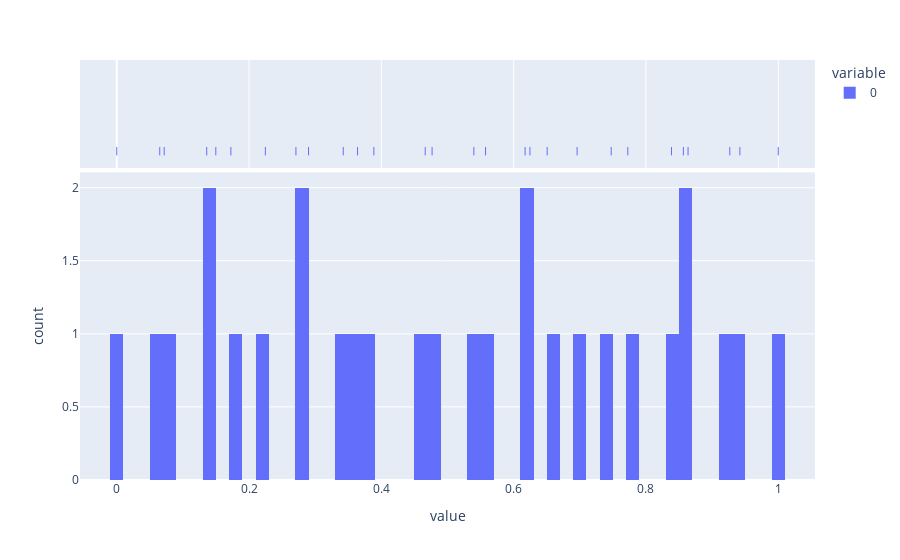

This figure's notebook cell:
### Code cell
# The scaler we chose to experiment with: QuantileTransformer
# As it evenly distributes the VAD space, hence should ease kNN classification

q_scaler = QuantileTransformer(n_quantiles=15, output_distribution='uniform')
scaled_vads = q_scaler.fit_transform(vads)
plot(scaled_vads[:, 1])
print(f"Min-Dist-Pair metric returned {min_dist_pair(scaled_vads[:, 1])}")
scaled_vads

### Figure 1 — Plotly figure (JSON) as saved in the notebook; plotly's stock layout.template omitted (floating-point values rounded to 4 significant figures)
{"data": [{"alignmentgroup": "True", "bingroup": "x", "hovertemplate": "variable=0<br>value=%{x}<br>count=%{y}<extra></extra>", "legendgroup": "0", "marker": {"color": "#636efa"}, "name": "0", "nbinsx": 100, "offsetgroup": "0", "orientation": "v", "showlegend": true, "type": "histogram", "x": [0.3886, 0.8566, 0.9268, 0.6959, 0.1497, 0.1725, 0.5398, 0.7474, 0.6507, 0.2247, 0.3424, 0.7725, 0.6246, 0.6173, 0.8636, 0.136, 0.4767, 0.8387, 0.2899, 1, 0.364, 0.4663, 0.2709, 0.06501, 0.5575, 0.07173, 0.942, 0], "xaxis": "x", "yaxis": "y"}, {"alignmentgroup": "True", "boxpoints": "all", "fillcolor": "rgba(255,255,255,0)", "hoveron": "points", "hovertemplate": "variable=0<br>value=%{x}<extra></extra>", "jitter": 0, "legendgroup": "0", "line": {"color": "rgba(255,255,255,0)"}, "marker": {"color": "#636efa", "symbol": "line-ns-open"}, "name": "0", "offsetgroup": "0", "showlegend": false, "type": "box", "x": [0.3886, 0.8566, 0.9268, 0.6959, 0.1497, 0.1725, 0.5398, 0.7474, 0.6507, 0.2247, 0.3424, 0.7725, 0.6246, 0.6173, 0.8636, 0.136, 0.4767, 0.8387, 0.2899, 1, 0.364, 0.4663, 0.2709, 0.06501, 0.5575, 0.07173, 0.942, 0], "xaxis": "x2", "yaxis": "y2"}], "layout": {"barmode": "relative", "legend": {"title": {"text": "variable"}, "tracegroupgap": 0}, "margin": {"t": 60}, "xaxis": {"anchor": "y", "domain": [0, 1], "title": {"text": "value"}}, "xaxis2": {"anchor": "y2", "domain": [0, 1], "matches": "x", "showgrid": true, "showticklabels": false}, "yaxis": {"anchor": "x", "domain": [0, 0.7326], "title": {"text": "count"}}, "yaxis2": {"anchor": "x2", "domain": [0.7426, 1], "matches": "y2", "showgrid": false, "showline": false, "showticklabels": false, "ticks": ""}}}
